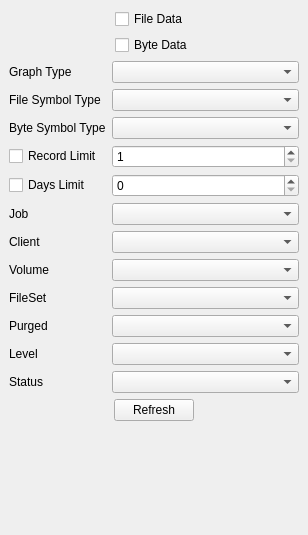
<ui version="4.0" >
 <class>JobPlotControlsForm</class>
 <widget class="QWidget" name="JobPlotControlsForm" >
  <property name="geometry" >
   <rect>
    <x>0</x>
    <y>0</y>
    <width>308</width>
    <height>535</height>
   </rect>
  </property>
  <property name="sizePolicy" >
   <sizepolicy>
    <hsizetype>5</hsizetype>
    <vsizetype>0</vsizetype>
    <horstretch>0</horstretch>
    <verstretch>0</verstretch>
   </sizepolicy>
  </property>
  <property name="minimumSize" >
   <size>
    <width>0</width>
    <height>0</height>
   </size>
  </property>
  <property name="windowTitle" >
   <string>Form</string>
  </property>
  <layout class="QGridLayout" >
   <property name="margin" >
    <number>9</number>
   </property>
   <property name="spacing" >
    <number>6</number>
   </property>
   <item row="14" column="0" colspan="2" >
    <spacer>
     <property name="orientation" >
      <enum>Qt::Vertical</enum>
     </property>
     <property name="sizeHint" >
      <size>
       <width>236</width>
       <height>16</height>
      </size>
     </property>
    </spacer>
   </item>
   <item row="0" column="0" colspan="2" >
    <layout class="QHBoxLayout" >
     <property name="margin" >
      <number>0</number>
     </property>
     <property name="spacing" >
      <number>6</number>
     </property>
     <item>
      <spacer>
       <property name="orientation" >
        <enum>Qt::Horizontal</enum>
       </property>
       <property name="sizeHint" >
        <size>
         <width>21</width>
         <height>20</height>
        </size>
       </property>
      </spacer>
     </item>
     <item>
      <layout class="QVBoxLayout" >
       <property name="margin" >
        <number>0</number>
       </property>
       <property name="spacing" >
        <number>6</number>
       </property>
       <item>
        <widget class="QCheckBox" name="fileCheck" >
         <property name="text" >
          <string>File Data</string>
         </property>
        </widget>
       </item>
       <item>
        <widget class="QCheckBox" name="byteCheck" >
         <property name="text" >
          <string>Byte Data</string>
         </property>
        </widget>
       </item>
      </layout>
     </item>
     <item>
      <spacer>
       <property name="orientation" >
        <enum>Qt::Horizontal</enum>
       </property>
       <property name="sizeHint" >
        <size>
         <width>21</width>
         <height>20</height>
        </size>
       </property>
      </spacer>
     </item>
    </layout>
   </item>
   <item row="13" column="0" colspan="2" >
    <layout class="QHBoxLayout" >
     <property name="margin" >
      <number>0</number>
     </property>
     <property name="spacing" >
      <number>6</number>
     </property>
     <item>
      <spacer>
       <property name="orientation" >
        <enum>Qt::Horizontal</enum>
       </property>
       <property name="sizeHint" >
        <size>
         <width>40</width>
         <height>20</height>
        </size>
       </property>
      </spacer>
     </item>
     <item>
      <widget class="QPushButton" name="refreshButton" >
       <property name="sizePolicy" >
        <sizepolicy>
         <hsizetype>4</hsizetype>
         <vsizetype>0</vsizetype>
         <horstretch>0</horstretch>
         <verstretch>0</verstretch>
        </sizepolicy>
       </property>
       <property name="maximumSize" >
        <size>
         <width>82</width>
         <height>30</height>
        </size>
       </property>
       <property name="text" >
        <string>Refresh</string>
       </property>
       <property name="icon" >
        <iconset resource="../main.qrc" >:/images/view-refresh.png</iconset>
       </property>
      </widget>
     </item>
     <item>
      <spacer>
       <property name="orientation" >
        <enum>Qt::Horizontal</enum>
       </property>
       <property name="sizeHint" >
        <size>
         <width>40</width>
         <height>20</height>
        </size>
       </property>
      </spacer>
     </item>
    </layout>
   </item>
   <item row="9" column="1" >
    <widget class="QComboBox" name="fileSetComboBox" />
   </item>
   <item row="10" column="1" >
    <widget class="QComboBox" name="purgedComboBox" />
   </item>
   <item row="8" column="1" >
    <widget class="QComboBox" name="volumeComboBox" />
   </item>
   <item row="7" column="1" >
    <widget class="QComboBox" name="clientComboBox" />
   </item>
   <item row="11" column="1" >
    <widget class="QComboBox" name="levelComboBox" />
   </item>
   <item row="12" column="1" >
    <widget class="QComboBox" name="statusComboBox" />
   </item>
   <item row="6" column="1" >
    <widget class="QComboBox" name="jobComboBox" />
   </item>
   <item row="1" column="1" >
    <widget class="QComboBox" name="plotTypeCombo" />
   </item>
   <item row="5" column="1" >
    <widget class="QSpinBox" name="daysSpinBox" >
     <property name="sizePolicy" >
      <sizepolicy>
       <hsizetype>5</hsizetype>
       <vsizetype>0</vsizetype>
       <horstretch>0</horstretch>
       <verstretch>0</verstretch>
      </sizepolicy>
     </property>
     <property name="singleStep" >
      <number>7</number>
     </property>
    </widget>
   </item>
   <item row="4" column="1" >
    <widget class="QSpinBox" name="limitSpinBox" >
     <property name="sizePolicy" >
      <sizepolicy>
       <hsizetype>5</hsizetype>
       <vsizetype>0</vsizetype>
       <horstretch>0</horstretch>
       <verstretch>0</verstretch>
      </sizepolicy>
     </property>
     <property name="maximum" >
      <number>10000</number>
     </property>
     <property name="minimum" >
      <number>1</number>
     </property>
     <property name="singleStep" >
      <number>25</number>
     </property>
    </widget>
   </item>
   <item row="2" column="1" >
    <widget class="QComboBox" name="fileSymbolTypeCombo" />
   </item>
   <item row="3" column="1" >
    <widget class="QComboBox" name="byteSymbolTypeCombo" />
   </item>
   <item row="12" column="0" >
    <widget class="QLabel" name="statusLabel" >
     <property name="text" >
      <string>Status</string>
     </property>
    </widget>
   </item>
   <item row="11" column="0" >
    <widget class="QLabel" name="levelLabel" >
     <property name="text" >
      <string>Level</string>
     </property>
    </widget>
   </item>
   <item row="10" column="0" >
    <widget class="QLabel" name="purgedLabel" >
     <property name="text" >
      <string>Purged</string>
     </property>
    </widget>
   </item>
   <item row="9" column="0" >
    <widget class="QLabel" name="fileSetLabel" >
     <property name="maximumSize" >
      <size>
       <width>16777215</width>
       <height>20</height>
      </size>
     </property>
     <property name="text" >
      <string>FileSet</string>
     </property>
    </widget>
   </item>
   <item row="8" column="0" >
    <widget class="QLabel" name="volumeLabel" >
     <property name="text" >
      <string>Volume</string>
     </property>
    </widget>
   </item>
   <item row="7" column="0" >
    <widget class="QLabel" name="clientsLabel" >
     <property name="text" >
      <string>Client</string>
     </property>
    </widget>
   </item>
   <item row="6" column="0" >
    <widget class="QLabel" name="jobLabel" >
     <property name="text" >
      <string>Job</string>
     </property>
    </widget>
   </item>
   <item row="5" column="0" >
    <widget class="QCheckBox" name="daysCheckBox" >
     <property name="text" >
      <string>Days Limit</string>
     </property>
    </widget>
   </item>
   <item row="4" column="0" >
    <widget class="QCheckBox" name="limitCheckBox" >
     <property name="sizePolicy" >
      <sizepolicy>
       <hsizetype>0</hsizetype>
       <vsizetype>0</vsizetype>
       <horstretch>0</horstretch>
       <verstretch>0</verstretch>
      </sizepolicy>
     </property>
     <property name="text" >
      <string>Record Limit</string>
     </property>
    </widget>
   </item>
   <item row="3" column="0" >
    <widget class="QLabel" name="label_2" >
     <property name="text" >
      <string>Byte Symbol Type</string>
     </property>
    </widget>
   </item>
   <item row="2" column="0" >
    <widget class="QLabel" name="label_3" >
     <property name="text" >
      <string>File Symbol Type</string>
     </property>
    </widget>
   </item>
   <item row="1" column="0" >
    <widget class="QLabel" name="label" >
     <property name="text" >
      <string>Graph Type</string>
     </property>
    </widget>
   </item>
  </layout>
 </widget>
 <resources/>
 <connections/>
</ui>
